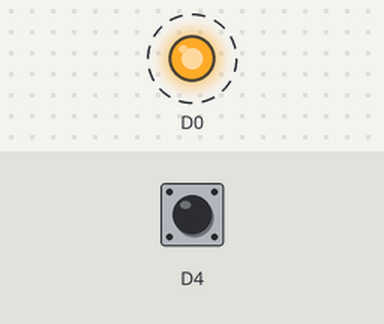
Recording of a sketch running on a simulated ESP8266 (NodeMCU). On the bench: output pins drawn as LEDs (lit = HIGH). Dashed ring = blinking. The test bench sets the inputs (shaded band); at power-on: D4 HIGH.

Above: at 0.5 s.
Timing chart, 0 to 4.6 s (numbered marks = the images above):
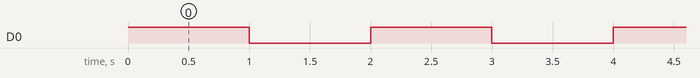

The sketch:

push_btn.ino
```cpp
void ICACHE_RAM_ATTR blinkled(){
   digitalWrite(D0, HIGH);
}

void setup()
{
  pinMode(D0, OUTPUT);
  pinMode(D4, INPUT_PULLUP);
  attachInterrupt(digitalPinToInterrupt(D4), blinkled, CHANGE);

}

void loop()
{
    digitalWrite(D0, HIGH);
    delay(1000);
    digitalWrite(D0,  LOW);
    delay(1000);
}
```

Measured:
- by itself, D0: alternates HIGH for 1.0 s and LOW for 1.0 s
